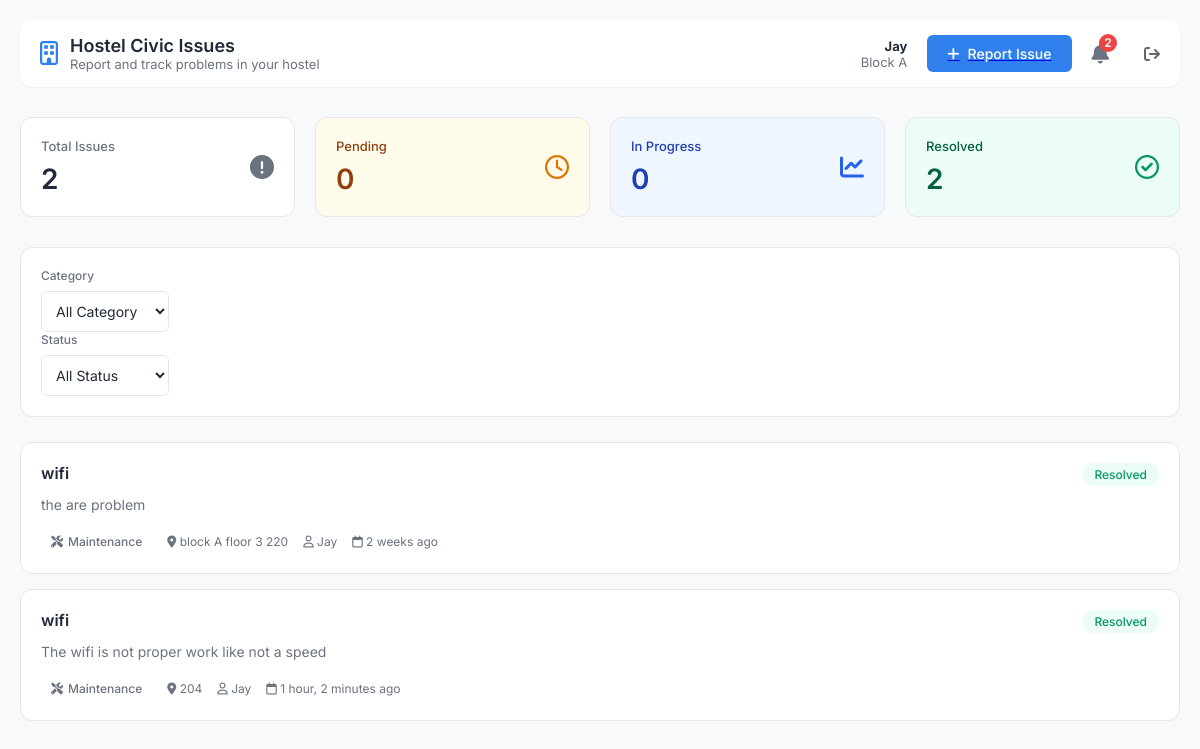
Screenshot of /user/ (signed in) with the database file from the repository.
### hostel_issue/models.py (models this page shows)
class UserProfile(models.Model):
    user = models.OneToOneField(User, on_delete=models.CASCADE)
    hostel_block = models.CharField(max_length=10, choices=[
        ('A', 'Block A'),
        ('B', 'Block B'),
        ('C', 'Block C'),
        ('D', 'Block D'),
    ])
    phone_number = models.CharField(max_length=15, blank=True, null=True)

class Issue(models.Model):
    title = models.CharField(max_length=200)
    description = models.TextField()
    category = models.CharField(max_length=50, choices=[
        ('Maintenance', 'Maintenance'),
        ('Electrical', 'Electrical'),
        ('Plumbing', 'Plumbing'),
        ('Other', 'Other'),
    ])
    location = models.CharField(max_length=100)
    reported_by = models.ForeignKey(User, on_delete=models.CASCADE)
    created_at = models.DateTimeField(auto_now_add=True)
    status = models.CharField(max_length=20, choices=[
        ('Pending', 'Pending'),
        ('In Progress', 'In Progress'),
        ('Resolved', 'Resolved'),
    ], default='Pending')

### hostel_issue/views.py (the view)
# urls.py: path('user/', views.user, name='user'),
@login_required
def user(request):
    status_filter = request.GET.get('status', 'all')
    category_filter = request.GET.get('category', 'all')
    issues = Issue.objects.filter(reported_by=request.user)
    if status_filter != 'all':
        issues = issues.filter(status=status_filter)
    if category_filter != 'all':
        issues = issues.filter(category=category_filter)
    try:
        user_profile = UserProfile.objects.get(user=request.user)
    except UserProfile.DoesNotExist:
        user_profile = None
    all_issues = Issue.objects.filter(reported_by=request.user)
    notifications = []
    for issue in all_issues.order_by('-created_at'):
        if issue.status == 'In Progress':
            notifications.append({
                'message': f'Your issue "{issue.title}" is in progress.',
                'type': 'info',
                'issue': issue
            })
        elif issue.status == 'Resolved':
            notifications.append({
                'message': f'Your issue "{issue.title}" has been resolved.',
                'type': 'success',
                'issue': issue
            })
    context = {
        'issues': issues,
        'user_profile': user_profile,
        'selected_status': status_filter,
        'selected_category': category_filter,
        'total_issues': all_issues.count(),
        'pending': all_issues.filter(status='Pending').count(),
        'in_progress': all_issues.filter(status='In Progress').count(),
        'resolved': all_issues.filter(status='Resolved').count(),
        'notifications': notifications,
    }
    return render(request,'user.html', context)

### hostel_issue/templates/user.html (shortened to what this page needs)
{% load static %}
<!DOCTYPE html>
<html lang="en">
<head>
    <link href="https://cdnjs.cloudflare.com/ajax/libs/font-awesome/6.0.0/css/all.min.css" rel="stylesheet">
    <link rel="stylesheet" href="{% static 'user.css' %}">
</head>
<body>
<div class="container">
    <header>
        <div class="brand">
            <div class="brand-icon"><i class="fa-regular fa-building"></i></div>
            <div class="brand-text">
                <h1>Hostel Civic Issues</h1>
                <p>Report and track problems in your hostel</p>
            </div>
        </div>
        <div class="user-actions">
            <div class="user-info">
                <strong>{{ request.user.first_name }}</strong>
                <span>{% if user_profile %}{{ user_profile.get_hostel_block_display }}{% else %}Unknown{% endif %}</span>
            </div>
            <a href="{% url 'report' %}" class="btn-report-link">
                <button class="btn-report">
                    <i class="fa-solid fa-plus"></i> Report Issue
                </button>
            </a>
            <div class="notification-bell" id="notification-bell">
                <i class="fa-solid fa-bell"></i>
                {% if notifications %}
                <span class="notification-count">{{ notifications|length }}</span>
                {% endif %}
            </div>
            <a href="{% url 'logout' %}" title="Logout" style="color: #666; text-decoration: none;">
                <i class="fa-solid fa-arrow-right-from-bracket" style="cursor: pointer;"></i>
            </a>
        </div>
    </header>
    <div class="stats-grid">
        <div class="stat-card">
            <div class="stat-info">
                <h3>Total Issues</h3>
                <div class="count">{{ total_issues }}</div>
            </div>
            <div class="stat-icon icon-gray"><i class="fa-solid fa-circle-exclamation"></i></div>
        </div>
        <div class="stat-card" style="background-color: #FFFBEB;">
            <div class="stat-info">
                <h3 style="color: #92400E;">Pending</h3>
                <div class="count" style="color: #92400E;">{{ pending }}</div>
            </div>
            <div class="stat-icon icon-yellow"><i class="fa-regular fa-clock"></i></div>
        </div>
        <div class="stat-card" style="background-color: #EFF6FF;">
            <div class="stat-info">
                <h3 style="color: #1E40AF;">In Progress</h3>
                <div class="count" style="color: #1E40AF;">{{ in_progress }}</div>
            </div>
            <div class="stat-icon icon-blue"><i class="fa-solid fa-chart-line"></i></div>
        </div>
        <div class="stat-card" style="background-color: #ECFDF5;">
            <div class="stat-info">
                <h3 style="color: #065F46;">Resolved</h3>
                <div class="count" style="color: #065F46;">{{ resolved }}</div>
            </div>
            <div class="stat-icon icon-green"><i class="fa-regular fa-circle-check"></i></div>
        </div>
    </div>
    <div class="filters">
        <form method="get" id="filter-form">
            <div class="filter-group">
                <label>Category</label>
                <select id="category" name="category">
                    <option value="All Category" {% if selected_category == 'All Category' %}selected{% endif %}>All Category</option>
                </select>
            </div>
            <div class="filter-group">
                <label>Status</label>
                <select name="status" id="status-select">
                    <option value="all" {% if selected_status == 'all' %}selected{% endif %}>All Status</option>
                </select>
            </div>
        </form>
    </div>
    <div class="issue-list">
        {% for issue in issues %}
        <div class="issue-card">
            <div class="content-section">
                <div class="card-header">
                    <h3>{{ issue.title }}</h3>
                    <span class="status-badge status-{% if issue.status == 'In Progress' %}inprogress{% elif issue.status == 'Pending' %}pending{% else %}resolved{% endif %}">{{ issue.get_status_display }}</span>
                </div>
                <p class="description">{{ issue.description }}</p>
                <div class="meta-data">
                    <span class="category-tag tag-{{ issue.category|lower }}">
                        <i class="fa-solid fa-{% if issue.category == 'Maintenance' %}screwdriver-wrench{% elif issue.category == 'Electrical' %}bolt{% elif issue.category == 'Plumbing' %}droplet{% else %}question{% endif %}"></i>
                        {{ issue.get_category_display }}
                    </span>
                    <span><i class="fa-solid fa-location-dot"></i> {{ issue.location }}</span>
                    <span><i class="fa-regular fa-user"></i> {{ issue.reported_by.first_name }}</span>
                    <span><i class="fa-regular fa-calendar"></i> {{ issue.created_at|timesince }} ago</span>
                </div>
            </div>
        </div>
        {% endfor %}
    </div>
</div>
</body>
</html>

### hostel_issue/static/user.css (style rules this page uses)
:root { --bg-color: #F8F9FB; --card-bg: #FFFFFF; --primary-blue: #2F80ED; --text-dark: #1F2937; --text-muted: #6B7280; --border-color: #E5E7EB; --status-pending-bg: #FFFBEB; --status-pending-text: #D97706; --status-progress-bg: #EFF6FF; --status-progress-text: #2563EB; --status-resolved-bg: #ECFDF5; --status-resolved-text: #059669; --tag-water-bg: #E0F2FE; --tag-water-text: #0284C7; --tag-security-bg: #FEE2E2; --tag-security-text: #DC2626; --tag-food-bg: #FFEDD5; --tag-food-text: #EA580C; --tag-maint-bg: #F3E8FF; --tag-maint-text: #9333EA; }
* { margin: 0; padding: 0; box-sizing: border-box; font-family: 'Inter', sans-serif; }
body { background-color: var(--bg-color); color: var(--text-dark); padding: 20px; }
.container { max-width: 1200px; margin: 0 auto; }
header { display: flex; justify-content: space-between; align-items: center; margin-bottom: 30px; background: var(--card-bg); padding: 15px 20px; border-radius: 12px; box-shadow: 0 1px 2px rgba(0,0,0,0.05); position: relative; }
.brand { display: flex; align-items: center; gap: 12px; }
.brand-icon { font-size: 24px; color: var(--primary-blue); }
.brand-text h1 { font-size: 18px; font-weight: 600; }
.brand-text p { font-size: 13px; color: var(--text-muted); }
.user-actions { display: flex; align-items: center; gap: 20px; }
.user-info { text-align: right; font-size: 13px; }
.user-info span { display: block; color: var(--text-muted); }
.user-info strong { color: var(--text-dark); }
.btn-report { background-color: var(--primary-blue); color: white; border: none; padding: 10px 20px; border-radius: 6px; font-weight: 500; font-size: 14px; cursor: pointer; display: flex; align-items: center; gap: 8px; }
.notification-bell { position: relative; cursor: pointer; font-size: 20px; color: var(--text-muted); margin-right: 15px; }
.notification-count { position: absolute; top: -8px; right: -8px; background-color: #EF4444; color: white; border-radius: 50%; width: 18px; height: 18px; font-size: 12px; display: flex; align-items: center; justify-content: center; font-weight: 600; }
.stats-grid { display: grid; grid-template-columns: repeat(4, 1fr); gap: 20px; margin-bottom: 30px; }
.stat-card { background: var(--card-bg); padding: 20px; border-radius: 12px; border: 1px solid var(--border-color); display: flex; justify-content: space-between; align-items: center; }
.stat-info h3 { font-size: 13px; color: var(--text-muted); font-weight: 500; margin-bottom: 8px; }
.stat-info .count { font-size: 28px; font-weight: 600; color: var(--text-dark); }
.stat-icon { font-size: 24px; }
.icon-gray { color: #6B7280; }
.icon-yellow { color: #D97706; }
.icon-blue { color: #2563EB; }
.icon-green { color: #059669; }
.filters { background: var(--card-bg); padding: 20px; border-radius: 12px; border: 1px solid var(--border-color); margin-bottom: 25px; display: flex; gap: 20px; }
.filter-group { flex: 1; }
.filter-group label { display: block; font-size: 12px; color: var(--text-muted); margin-bottom: 8px; font-weight: 500; }
.filter-group select { width: 100%; padding: 10px; border: 1px solid var(--border-color); border-radius: 6px; font-size: 14px; color: var(--text-dark); background-color: var(--card-bg); outline: none; }
.issue-list { display: flex; flex-direction: column; gap: 15px; }
.issue-card { background: var(--card-bg); border: 1px solid var(--border-color); border-radius: 12px; padding: 20px; display: flex; gap: 20px; }
.content-section { flex: 1; }
.card-header { display: flex; justify-content: space-between; align-items: start; margin-bottom: 8px; }
.card-header h3 { font-size: 16px; font-weight: 600; color: var(--text-dark); }
.status-badge { font-size: 12px; padding: 4px 12px; border-radius: 20px; font-weight: 500; }
.status-resolved { background-color: var(--status-resolved-bg); color: var(--status-resolved-text); }
.description { color: var(--text-muted); font-size: 14px; margin-bottom: 15px; line-height: 1.5; }
.meta-data { display: flex; align-items: center; gap: 15px; font-size: 12px; color: var(--text-muted); }
.category-tag { padding: 4px 10px; border-radius: 6px; font-weight: 500; display: flex; align-items: center; gap: 5px; }

### rows the page displays
UserProfile: hostel_block "Block A"
Issue: title "wifi", status "Resolved", description "the are problem", category "Maintenance", location "block A floor 3 220", reported_by.first_name "Jay", created_at "2 weeks"
Issue: title "wifi", status "Resolved", description "The wifi is not proper work like not a speed", category "Maintenance", location "204", reported_by.first_name "Jay", created_at "1 hour, 2 minutes"

### other values shown
{{ request.user.first_name }} "Jay"
{{ notifications|length }} "2"
{{ total_issues }} "2"
{{ pending }} "0"
{{ in_progress }} "0"
{{ resolved }} "2"
